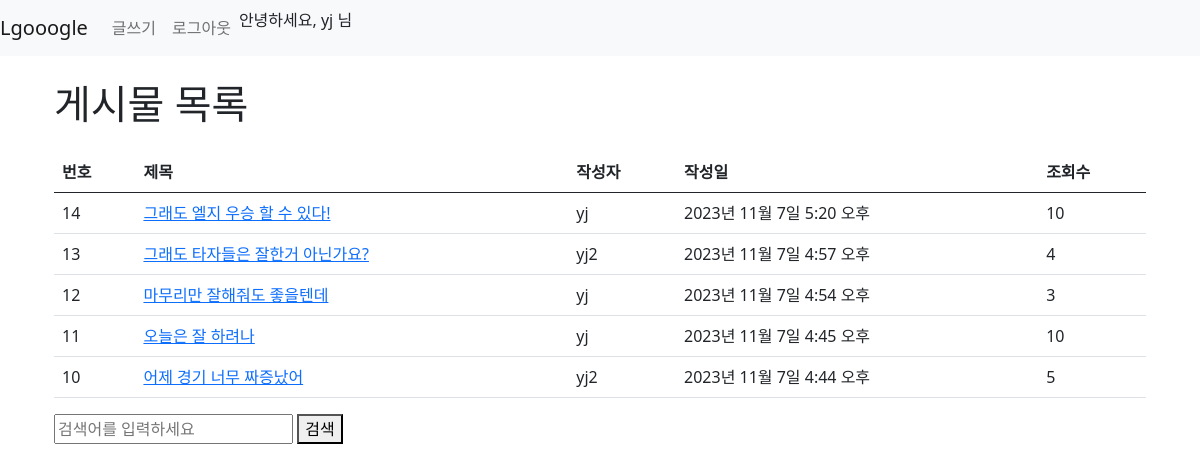
Page /blog/ (signed in) on the committed database.
### blog/models.py (models this page shows, shortened)
class Post(models.Model):
    title = models.CharField(max_length=200)
    content = models.TextField()
    author = models.ForeignKey(User, on_delete=models.CASCADE)
    created_at = models.DateTimeField(auto_now_add=True)
    views = models.PositiveIntegerField(default=0)

### blog/views.py (the view)
# urls.py: path('', PostListView.as_view(), name='post-list'),
class PostListView(ListView):
    model = Post
    template_name = 'blog/post-list.html'
    context_object_name = 'posts'
    ordering = ['-created_at']
    def get_queryset(self):
        queryset = super().get_queryset()
        search_query = self.request.GET.get('q')
        if search_query:
            queryset = queryset.filter(
                Q(title__icontains=search_query) | Q(content__icontains=search_query)
            )
        return queryset

### blog/templates/blog/post-list.html
{% extends "./base.html" %}
{% block content %}
  <div class="container">
    <h1 class="my-4">게시물 목록</h1>
    <table class="table">
      <thead>
        <tr>
          <th>번호</th>
          <th>제목</th>
          <th>작성자</th>
          <th>작성일</th>
          <th>조회수</th>
        </tr>
      </thead>
      <tbody>
        {% for post in posts %}
          <tr>
            <td>{{ post.id }}</td>
            <td><a href="{% url 'post-detail' post.id %}">{{ post.title }}</a></td>
            <td>{{ post.author }}</td>
            <td>{{ post.created_at }}</td>
            <td>{{ post.views }}</td>
          </tr>
        {% endfor %}
      </tbody>
    </table>
    <form method="get" action="{% url 'post-list' %}">
      <input type="text" name="q" placeholder="검색어를 입력하세요">
      <button type="submit">검색</button>
    </form>
  </div>
{% endblock %}

### blog/templates/blog/base.html (shortened to what this page needs)
<!DOCTYPE html>
<html lang="en">
<head>
    <link href="https://cdn.jsdelivr.net/npm/bootstrap@5.0.0-alpha2/dist/css/bootstrap.min.css" rel="stylesheet">
</head>
<body>
    <nav class="navbar navbar-expand-lg navbar-light bg-light">
        <a class="navbar-brand" href="{% url 'post-list' %}">Lgooogle</a>
        <div class="collapse navbar-collapse" id="navbarNav">
            <ul class="navbar-nav">
                {% if user.is_authenticated %}
                <li class="nav-item">
                    <a class="nav-link" href="{% url 'post-create' %}">글쓰기</a>
                </li>
                <li class="nav-item">
                    <a class="nav-link" href="{% url 'logout' %}">로그아웃</a>
                </li>
                {% endif %}
            </ul>
            {% if user.is_authenticated %}
            <p class="ml-auto">안녕하세요, {{ user.username }} 님</p>
            {% endif %}
        </div>
    </nav>
    <div class="container mt-3">
        {% block content %}
        {% endblock %}
    </div>
</body>
</html>

### rows in the picture
Post: id "14", title "그래도 엘지 우승 할 수 있다!", author "yj", created_at "2023년 11월 7일 5:20 오후", views "10"
Post: id "13", title "그래도 타자들은 잘한거 아닌가요?", author "yj2", created_at "2023년 11월 7일 4:57 오후", views "4"
Post: id "12", title "마무리만 잘해줘도 좋을텐데", author "yj", created_at "2023년 11월 7일 4:54 오후", views "3"
Post: id "11", title "오늘은 잘 하려나", author "yj", created_at "2023년 11월 7일 4:45 오후", views "10"
Post: id "10", title "어제 경기 너무 짜증났어", author "yj2", created_at "2023년 11월 7일 4:44 오후", views "5"

### other values in the picture
{{ user.username }} "yj"
